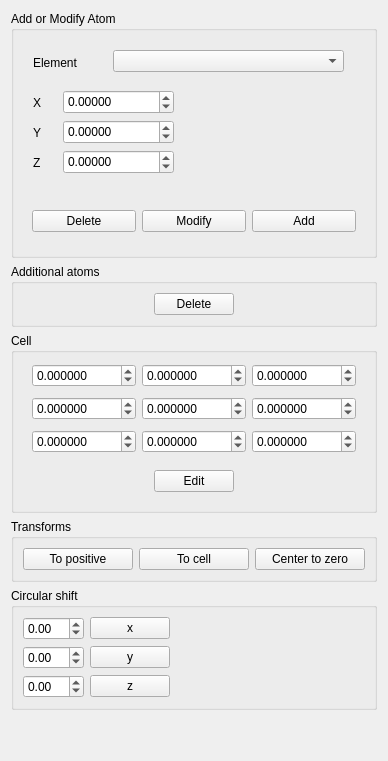
      <widget class="QWidget" name="FormTabActions">
       <attribute name="title">
        <string>Modify</string>
       </attribute>
       <layout class="QVBoxLayout" name="verticalLayout_2">
        <item>
         <widget class="QGroupBox" name="groupBox_2">
          <property name="title">
           <string>Add or Modify Atom</string>
          </property>
          <layout class="QVBoxLayout" name="verticalLayout_5">
           <item>
            <widget class="QFrame" name="frame_28">
             <property name="minimumSize">
              <size>
               <width>0</width>
               <height>150</height>
              </size>
             </property>
             <property name="maximumSize">
              <size>
               <width>16777215</width>
               <height>150</height>
              </size>
             </property>
             <property name="frameShape">
              <enum>QFrame::NoFrame</enum>
             </property>
             <property name="frameShadow">
              <enum>QFrame::Raised</enum>
             </property>
             <widget class="QLabel" name="label_8">
              <property name="geometry">
               <rect>
                <x>10</x>
                <y>10</y>
                <width>83</width>
                <height>26</height>
               </rect>
              </property>
              <property name="text">
               <string>Element</string>
              </property>
             </widget>
             <widget class="QComboBox" name="FormActionsPreComboAtomsList">
              <property name="geometry">
               <rect>
                <x>90</x>
                <y>10</y>
                <width>231</width>
                <height>22</height>
               </rect>
              </property>
             </widget>
             <widget class="QDoubleSpinBox" name="FormActionsPreSpinAtomsCoordX">
              <property name="geometry">
               <rect>
                <x>40</x>
                <y>50</y>
                <width>111</width>
                <height>24</height>
               </rect>
              </property>
              <property name="decimals">
               <number>5</number>
              </property>
              <property name="minimum">
               <double>-999.990000000000009</double>
              </property>
              <property name="maximum">
               <double>999.990000000000009</double>
              </property>
             </widget>
             <widget class="QLabel" name="label_24">
              <property name="geometry">
               <rect>
                <x>10</x>
                <y>50</y>
                <width>31</width>
                <height>26</height>
               </rect>
              </property>
              <property name="text">
               <string>X</string>
              </property>
             </widget>
             <widget class="QDoubleSpinBox" name="FormActionsPreSpinAtomsCoordY">
              <property name="geometry">
               <rect>
                <x>40</x>
                <y>80</y>
                <width>111</width>
                <height>24</height>
               </rect>
              </property>
              <property name="decimals">
               <number>5</number>
              </property>
              <property name="minimum">
               <double>-999.990000000000009</double>
              </property>
              <property name="maximum">
               <double>999.990000000000009</double>
              </property>
             </widget>
             <widget class="QLabel" name="label_25">
              <property name="geometry">
               <rect>
                <x>10</x>
                <y>80</y>
                <width>21</width>
                <height>26</height>
               </rect>
              </property>
              <property name="text">
               <string>Y</string>
              </property>
             </widget>
             <widget class="QLabel" name="label_26">
              <property name="geometry">
               <rect>
                <x>10</x>
                <y>110</y>
                <width>21</width>
                <height>26</height>
               </rect>
              </property>
              <property name="text">
               <string>Z</string>
              </property>
             </widget>
             <widget class="QDoubleSpinBox" name="FormActionsPreSpinAtomsCoordZ">
              <property name="geometry">
               <rect>
                <x>40</x>
                <y>110</y>
                <width>111</width>
                <height>24</height>
               </rect>
              </property>
              <property name="decimals">
               <number>5</number>
              </property>
              <property name="minimum">
               <double>-999.990000000000009</double>
              </property>
              <property name="maximum">
               <double>999.990000000000009</double>
              </property>
             </widget>
            </widget>
           </item>
           <item>
            <widget class="QFrame" name="frame_29">
             <property name="minimumSize">
              <size>
               <width>0</width>
               <height>50</height>
              </size>
             </property>
             <property name="maximumSize">
              <size>
               <width>16777215</width>
               <height>50</height>
              </size>
             </property>
             <property name="frameShape">
              <enum>QFrame::NoFrame</enum>
             </property>
             <property name="frameShadow">
              <enum>QFrame::Raised</enum>
             </property>
             <layout class="QHBoxLayout" name="horizontalLayout_17">
              <property name="topMargin">
               <number>0</number>
              </property>
              <property name="bottomMargin">
               <number>0</number>
              </property>
              <item>
               <widget class="QPushButton" name="FormActionsPreButDeleteAtom">
                <property name="text">
                 <string>Delete</string>
                </property>
               </widget>
              </item>
              <item>
               <widget class="QPushButton" name="FormActionsPreButModifyAtom">
                <property name="text">
                 <string>Modify</string>
                </property>
               </widget>
              </item>
              <item>
               <widget class="QPushButton" name="FormActionsPreButAddAtom">
                <property name="text">
                 <string>Add</string>
                </property>
               </widget>
              </item>
             </layout>
            </widget>
           </item>
          </layout>
         </widget>
        </item>
        <item>
         <widget class="QGroupBox" name="groupBox_12">
          <property name="minimumSize">
           <size>
            <width>0</width>
            <height>0</height>
           </size>
          </property>
          <property name="title">
           <string>Additional atoms</string>
          </property>
          <layout class="QHBoxLayout" name="horizontalLayout_13">
           <item>
            <spacer name="horizontalSpacer_15">
             <property name="orientation">
              <enum>Qt::Horizontal</enum>
             </property>
             <property name="sizeHint" stdset="0">
              <size>
               <width>131</width>
               <height>20</height>
              </size>
             </property>
            </spacer>
           </item>
           <item>
            <widget class="QPushButton" name="additional_atoms_delete">
             <property name="text">
              <string>Delete</string>
             </property>
            </widget>
           </item>
           <item>
            <spacer name="horizontalSpacer_16">
             <property name="orientation">
              <enum>Qt::Horizontal</enum>
             </property>
             <property name="sizeHint" stdset="0">
              <size>
               <width>131</width>
               <height>20</height>
              </size>
             </property>
            </spacer>
           </item>
          </layout>
         </widget>
        </item>
        <item>
         <widget class="QGroupBox" name="groupBox_3">
          <property name="title">
           <string>Cell</string>
          </property>
          <layout class="QVBoxLayout" name="verticalLayout_6">
           <item>
            <widget class="QFrame" name="frame_57">
             <property name="locale">
              <locale language="English" country="UnitedStates"/>
             </property>
             <property name="frameShape">
              <enum>QFrame::NoFrame</enum>
             </property>
             <property name="frameShadow">
              <enum>QFrame::Raised</enum>
             </property>
             <layout class="QHBoxLayout" name="horizontalLayout_63">
              <property name="topMargin">
               <number>2</number>
              </property>
              <property name="bottomMargin">
               <number>2</number>
              </property>
              <item>
               <widget class="QDoubleSpinBox" name="FormModifyCellEditA1">
                <property name="locale">
                 <locale language="English" country="UnitedStates"/>
                </property>
                <property name="decimals">
                 <number>6</number>
                </property>
                <property name="minimum">
                 <double>-999.000000000000000</double>
                </property>
                <property name="maximum">
                 <double>999.000000000000000</double>
                </property>
               </widget>
              </item>
              <item>
               <widget class="QDoubleSpinBox" name="FormModifyCellEditA2">
                <property name="locale">
                 <locale language="English" country="UnitedStates"/>
                </property>
                <property name="decimals">
                 <number>6</number>
                </property>
                <property name="minimum">
                 <double>-999.000000000000000</double>
                </property>
                <property name="maximum">
                 <double>999.000000000000000</double>
                </property>
               </widget>
              </item>
              <item>
               <widget class="QDoubleSpinBox" name="FormModifyCellEditA3">
                <property name="locale">
                 <locale language="English" country="UnitedStates"/>
                </property>
                <property name="decimals">
                 <number>6</number>
                </property>
                <property name="minimum">
                 <double>-999.000000000000000</double>
                </property>
                <property name="maximum">
                 <double>999.000000000000000</double>
                </property>
               </widget>
              </item>
             </layout>
            </widget>
           </item>
           <item>
            <widget class="QFrame" name="frame_55">
             <property name="locale">
              <locale language="English" country="UnitedStates"/>
             </property>
             <property name="frameShape">
              <enum>QFrame::NoFrame</enum>
             </property>
             <property name="frameShadow">
              <enum>QFrame::Raised</enum>
             </property>
             <layout class="QHBoxLayout" name="horizontalLayout_59">
              <property name="topMargin">
               <number>2</number>
              </property>
              <property name="bottomMargin">
               <number>2</number>
              </property>
              <item>
               <widget class="QDoubleSpinBox" name="FormModifyCellEditB1">
                <property name="locale">
                 <locale language="English" country="UnitedStates"/>
                </property>
                <property name="decimals">
                 <number>6</number>
                </property>
                <property name="minimum">
                 <double>-999.000000000000000</double>
                </property>
                <property name="maximum">
                 <double>999.000000000000000</double>
                </property>
               </widget>
              </item>
              <item>
               <widget class="QDoubleSpinBox" name="FormModifyCellEditB2">
                <property name="decimals">
                 <number>6</number>
                </property>
                <property name="minimum">
                 <double>-999.000000000000000</double>
                </property>
                <property name="maximum">
                 <double>999.000000000000000</double>
                </property>
               </widget>
              </item>
              <item>
               <widget class="QDoubleSpinBox" name="FormModifyCellEditB3">
                <property name="decimals">
                 <number>6</number>
                </property>
                <property name="minimum">
                 <double>-999.000000000000000</double>
                </property>
                <property name="maximum">
                 <double>999.000000000000000</double>
                </property>
               </widget>
              </item>
             </layout>
            </widget>
           </item>
           <item>
            <widget class="QFrame" name="frame_56">
             <property name="locale">
              <locale language="English" country="UnitedStates"/>
             </property>
             <property name="frameShape">
              <enum>QFrame::NoFrame</enum>
             </property>
             <property name="frameShadow">
              <enum>QFrame::Raised</enum>
             </property>
             <layout class="QHBoxLayout" name="horizontalLayout_61">
              <property name="topMargin">
               <number>2</number>
              </property>
              <property name="bottomMargin">
               <number>2</number>
              </property>
              <item>
               <widget class="QDoubleSpinBox" name="FormModifyCellEditC1">
                <property name="decimals">
                 <number>6</number>
                </property>
                <property name="minimum">
                 <double>-999.000000000000000</double>
                </property>
                <property name="maximum">
                 <double>999.000000000000000</double>
                </property>
               </widget>
              </item>
              <item>
               <widget class="QDoubleSpinBox" name="FormModifyCellEditC2">
                <property name="decimals">
                 <number>6</number>
                </property>
                <property name="minimum">
                 <double>-999.000000000000000</double>
                </property>
                <property name="maximum">
                 <double>999.000000000000000</double>
                </property>
               </widget>
              </item>
              <item>
               <widget class="QDoubleSpinBox" name="FormModifyCellEditC3">
                <property name="decimals">
                 <number>6</number>
                </property>
                <property name="minimum">
                 <double>-999.000000000000000</double>
                </property>
                <property name="maximum">
                 <double>999.000000000000000</double>
                </property>
               </widget>
              </item>
             </layout>
            </widget>
           </item>
           <item>
            <widget class="QFrame" name="frame_54">
             <property name="frameShape">
              <enum>QFrame::NoFrame</enum>
             </property>
             <property name="frameShadow">
              <enum>QFrame::Raised</enum>
             </property>
             <layout class="QHBoxLayout" name="horizontalLayout_58">
              <item>
               <spacer name="horizontalSpacer_25">
                <property name="orientation">
                 <enum>Qt::Horizontal</enum>
                </property>
                <property name="sizeHint" stdset="0">
                 <size>
                  <width>92</width>
                  <height>20</height>
                 </size>
                </property>
               </spacer>
              </item>
              <item>
               <widget class="QPushButton" name="FormModifyCellButton">
                <property name="text">
                 <string>Edit</string>
                </property>
               </widget>
              </item>
              <item>
               <spacer name="horizontalSpacer_11">
                <property name="orientation">
                 <enum>Qt::Horizontal</enum>
                </property>
                <property name="sizeHint" stdset="0">
                 <size>
                  <width>91</width>
                  <height>20</height>
                 </size>
                </property>
               </spacer>
              </item>
             </layout>
            </widget>
           </item>
          </layout>
         </widget>
        </item>
        <item>
         <widget class="QGroupBox" name="groupBox_4">
          <property name="title">
           <string>Transforms</string>
          </property>
          <layout class="QVBoxLayout" name="verticalLayout_7">
           <item>
            <widget class="QFrame" name="frame_116">
             <property name="minimumSize">
              <size>
               <width>0</width>
               <height>0</height>
              </size>
             </property>
             <property name="frameShape">
              <enum>QFrame::NoFrame</enum>
             </property>
             <property name="frameShadow">
              <enum>QFrame::Raised</enum>
             </property>
             <layout class="QHBoxLayout" name="horizontalLayout_50">
              <property name="leftMargin">
               <number>0</number>
              </property>
              <property name="topMargin">
               <number>0</number>
              </property>
              <property name="rightMargin">
               <number>0</number>
              </property>
              <property name="bottomMargin">
               <number>0</number>
              </property>
              <item>
               <widget class="QPushButton" name="FormModifyGoPositive">
                <property name="text">
                 <string>To positive</string>
                </property>
               </widget>
              </item>
              <item>
               <widget class="QPushButton" name="FormModifyGoToCell">
                <property name="text">
                 <string>To cell</string>
                </property>
               </widget>
              </item>
              <item>
               <widget class="QPushButton" name="modify_center_to_zero">
                <property name="text">
                 <string>Center to zero</string>
                </property>
               </widget>
              </item>
             </layout>
            </widget>
           </item>
          </layout>
         </widget>
        </item>
        <item>
         <widget class="QGroupBox" name="groupBox_49">
          <property name="minimumSize">
           <size>
            <width>0</width>
            <height>0</height>
           </size>
          </property>
          <property name="sizeIncrement">
           <size>
            <width>0</width>
            <height>0</height>
           </size>
          </property>
          <property name="title">
           <string>Circular shift</string>
          </property>
          <layout class="QVBoxLayout" name="verticalLayout_70">
           <item>
            <widget class="QFrame" name="frame_117">
             <property name="minimumSize">
              <size>
               <width>0</width>
               <height>0</height>
              </size>
             </property>
             <property name="frameShape">
              <enum>QFrame::NoFrame</enum>
             </property>
             <property name="frameShadow">
              <enum>QFrame::Raised</enum>
             </property>
             <layout class="QHBoxLayout" name="horizontalLayout_117">
              <property name="leftMargin">
               <number>0</number>
              </property>
              <property name="topMargin">
               <number>0</number>
              </property>
              <property name="rightMargin">
               <number>0</number>
              </property>
              <property name="bottomMargin">
               <number>0</number>
              </property>
              <item>
               <widget class="QDoubleSpinBox" name="x_circular_shift_step">
                <property name="minimum">
                 <double>-99.989999999999995</double>
                </property>
               </widget>
              </item>
              <item>
               <widget class="QPushButton" name="x_circular_shift">
                <property name="text">
                 <string>x</string>
                </property>
               </widget>
              </item>
              <item>
               <spacer name="horizontalSpacer_100">
                <property name="orientation">
                 <enum>Qt::Horizontal</enum>
                </property>
                <property name="sizeHint" stdset="0">
                 <size>
                  <width>157</width>
                  <height>20</height>
                 </size>
                </property>
               </spacer>
              </item>
             </layout>
            </widget>
           </item>
           <item>
            <widget class="QFrame" name="frame_118">
             <property name="minimumSize">
              <size>
               <width>0</width>
               <height>0</height>
              </size>
             </property>
             <property name="frameShape">
              <enum>QFrame::NoFrame</enum>
             </property>
             <property name="frameShadow">
              <enum>QFrame::Raised</enum>
             </property>
             <layout class="QHBoxLayout" name="horizontalLayout_165">
              <property name="leftMargin">
               <number>0</number>
              </property>
              <property name="topMargin">
               <number>0</number>
              </property>
              <property name="rightMargin">
               <number>0</number>
              </property>
              <property name="bottomMargin">
               <number>0</number>
              </property>
              <item>
               <widget class="QDoubleSpinBox" name="y_circular_shift_step">
                <property name="minimum">
                 <double>-99.989999999999995</double>
                </property>
               </widget>
              </item>
              <item>
               <widget class="QPushButton" name="y_circular_shift">
                <property name="text">
                 <string>y</string>
                </property>
               </widget>
              </item>
              <item>
               <spacer name="horizontalSpacer_117">
                <property name="orientation">
                 <enum>Qt::Horizontal</enum>
                </property>
                <property name="sizeHint" stdset="0">
                 <size>
                  <width>40</width>
                  <height>20</height>
                 </size>
                </property>
               </spacer>
              </item>
             </layout>
            </widget>
           </item>
           <item>
            <widget class="QFrame" name="frame_170">
             <property name="minimumSize">
              <size>
               <width>0</width>
               <height>0</height>
              </size>
             </property>
             <property name="frameShape">
              <enum>QFrame::NoFrame</enum>
             </property>
             <property name="frameShadow">
              <enum>QFrame::Raised</enum>
             </property>
             <layout class="QHBoxLayout" name="horizontalLayout_166">
              <property name="leftMargin">
               <number>0</number>
              </property>
              <property name="topMargin">
               <number>0</number>
              </property>
              <property name="rightMargin">
               <number>0</number>
              </property>
              <property name="bottomMargin">
               <number>0</number>
              </property>
              <item>
               <widget class="QDoubleSpinBox" name="z_circular_shift_step">
                <property name="minimum">
                 <double>-99.989999999999995</double>
                </property>
               </widget>
              </item>
              <item>
               <widget class="QPushButton" name="z_circular_shift">
                <property name="text">
                 <string>z</string>
                </property>
               </widget>
              </item>
              <item>
               <spacer name="horizontalSpacer_118">
                <property name="orientation">
                 <enum>Qt::Horizontal</enum>
                </property>
                <property name="sizeHint" stdset="0">
                 <size>
                  <width>40</width>
                  <height>20</height>
                 </size>
                </property>
               </spacer>
              </item>
             </layout>
            </widget>
           </item>
          </layout>
         </widget>
        </item>
        <item>
         <spacer name="verticalSpacer_2">
          <property name="orientation">
           <enum>Qt::Vertical</enum>
          </property>
          <property name="sizeHint" stdset="0">
           <size>
            <width>20</width>
            <height>40</height>
           </size>
          </property>
         </spacer>
        </item>
       </layout>
      </widget>
